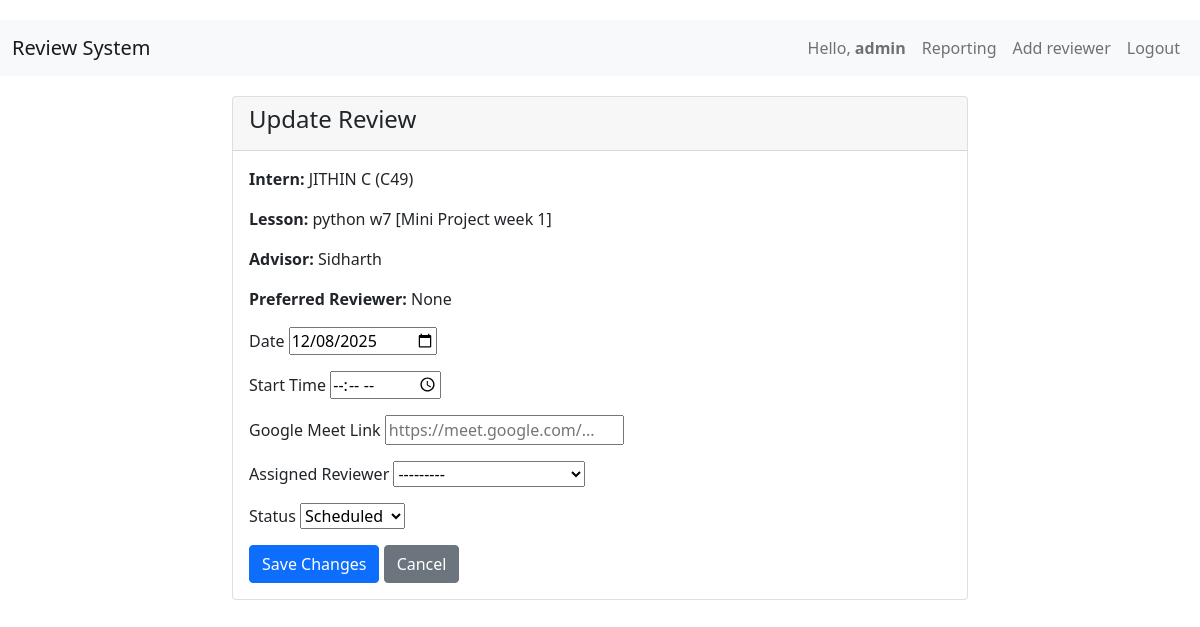
Page /update/4/ (signed in) on the committed database.
### reviews/models.py (models this page shows, shortened)
class Review(models.Model):
    STATUS_CHOICES = [
        ('pending', 'Pending'),
        ('scheduled', 'Scheduled'),
        ('completed', 'Completed'),
        ('cancelled', 'Cancelled'),
    ]
    date = models.DateField()
    start_time = models.TimeField(null=True, blank=True)
    google_meet_link = models.URLField(blank=True)
    intern_name = models.CharField(max_length=100)
    lesson_name = models.CharField(max_length=200)
    preferred_reviewer = models.ForeignKey(Reviewer, on_delete=models.SET_NULL,
                                         null=True, blank=True, related_name='preferred_reviews')
    assigned_reviewer = models.ForeignKey(Reviewer, on_delete=models.SET_NULL,
                                        null=True, blank=True, related_name='assigned_reviews')
    status = models.CharField(max_length=20, choices=STATUS_CHOICES, default='pending')
    created_by = models.ForeignKey(User, on_delete=models.SET_NULL, null=True)
    created_at = models.DateTimeField(auto_now_add=True)
    remarks = models.TextField(blank=True, null=True, help_text="Additional comments or notes about the review")
    class Meta:
        ordering = ['date', 'start_time']

### reviews/views.py (the view)
# urls.py: path('update/<int:pk>/', views.update_review, name='update_review'),
@login_required
@staff_member_required
def update_review(request, pk):
    review = get_object_or_404(Review, pk=pk)
    if request.method == 'POST':
        form = ReviewUpdateForm(request.POST, instance=review)
        if form.is_valid():
            form.save()
            return redirect('dashboard')
    else:
        form = ReviewUpdateForm(instance=review)
    return render(request, 'coordinator/update_review.html', {
        'form': form,
        'review': review,
    })

### reviews/forms.py
class ReviewUpdateForm(forms.ModelForm):
    class Meta:
        model = Review
        fields = ['date', 'start_time', 'google_meet_link', 'assigned_reviewer', 'status']
        widgets = {
            'date': forms.DateInput(attrs={'type': 'date'}),
            'start_time': forms.TimeInput(attrs={'type': 'time'}),
            'google_meet_link': forms.TextInput(attrs={'placeholder': 'https://meet.google.com/...'}),
        }

### reviews/models.py (called while the page is built)
    def __str__(self):
        return self.name

### templates/coordinator/update_review.html (shortened to what this page needs)
{% extends 'base.html' %}
{% block content %}
<div class="row justify-content-center">
    <div class="col-md-8">
        <div class="card">
            <div class="card-header">
                <h4>Update Review</h4>
            </div>
            <div class="card-body">
                <p><strong>Intern:</strong> {{ review.intern_name }}</p>
                <p><strong>Lesson:</strong> {{ review.lesson_name }}</p>
                <p><strong>Advisor:</strong> {{ review.created_by.first_name }} {{ review.created_by.last_name }}</p>
                <p><strong>Preferred Reviewer:</strong> {{ review.preferred_reviewer.name|default:"None" }}</p>
                <form method="post">
                    <div class="mb-3">
                        <label>Date</label>
                        {{ form.date }}
                    </div>
                    <div class="mb-3">
                        <label>Start Time</label>
                        {{ form.start_time }}
                    </div>
                    <div class="mb-3">
                        <label>Google Meet Link</label>
                        {{ form.google_meet_link }}
                    </div>
                    <div class="mb-3">
                        <label>Assigned Reviewer</label>
                        {{ form.assigned_reviewer }}
                    </div>
                    <div class="mb-3">
                        <label>Status</label>
                        {{ form.status }}
                    </div>
                    <button type="submit" class="btn btn-primary">Save Changes</button>
                    <a href="{% url 'dashboard' %}" class="btn btn-secondary">Cancel</a>
                </form>
            </div>
        </div>
    </div>
</div>
{% endblock %}

### templates/base.html (shortened to what this page needs)
<!DOCTYPE html>
<html lang="en">
<head>
    <link href="https://cdn.jsdelivr.net/npm/bootstrap@5.1.3/dist/css/bootstrap.min.css" rel="stylesheet">
</head>
<body>
    <nav class="navbar navbar-expand-lg navbar-light bg-light">
        <div class="container-fluid">
            <a class="navbar-brand" href="{% url 'dashboard' %}">Review System</a>
            <div class="navbar-nav ms-auto ">
                {% if user.is_authenticated %}
                    <span class="nav-item nav-link">Hello, <b>{{ user.first_name|default:user.username }}</b></span>
                    {% if user.is_staff %}
                        <a class="nav-link" href="{% url 'reporting' %}">Reporting</a>
                        <a class="nav-link" href="{% url 'add_reviewer' %}">Add reviewer</a>
                    {% endif %}
                    <a class="nav-link" href="{% url 'logout' %}">Logout</a>
                {% else %}
                    <a class="nav-link" href="{% url 'login' %}">Login</a>
                    <a class="nav-link" href="{% url 'register' %}">Register</a>
                {% endif %}
            </div>
        </div>
    </nav>
    <div class="container">
        {% block content %}{% endblock %}
    </div>
</body>
</html>

### templates/base.html (style rules this page uses)
body { padding-top: 20px; background-image: url("https://www.wsupercars.com/wallpapers-regular/Porsche/2023-Porsche-911-GT3-RS-004-1080.jpg"); background-size: cover; background-position: center; background-repeat: no-repeat; }
.navbar { margin-bottom: 20px; }

### rows in the picture
Review: intern_name "JITHIN C (C49)", lesson_name "python w7 [Mini Project week 1]", created_by.first_name "Sidharth", preferred_reviewer.name "None", date "12/08/2025", assigned_reviewer "---------", status "Scheduled"

### other values in the picture
{{ user.first_name|default:user.username }} "admin"
